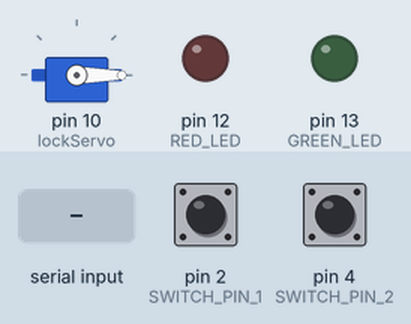
This sketch was run on a simulated Arduino Uno, built with avr-gcc and run on an emulated ATmega328P. On the bench: servo, output pins drawn as LEDs (lit = HIGH). The inputs (shaded band) are chosen by the test bench; at power-on: pin 2 (SWITCH_PIN_1) HIGH, pin 4 (SWITCH_PIN_2) HIGH.

Above: at 1.2 s.
1.3 s: "a" received over Serial
At 1.9 s:
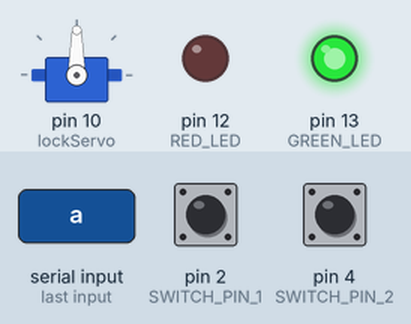
4.3 s: "b" received over Serial
At 5.4 s:
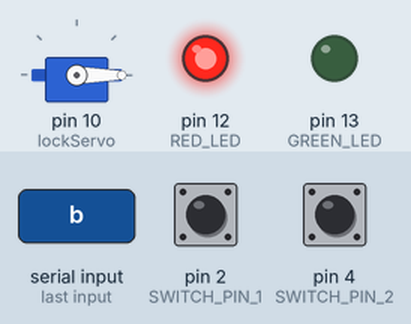
Timing chart, 0 to 8.0 s (numbered marks = the images above; inputs shaded):
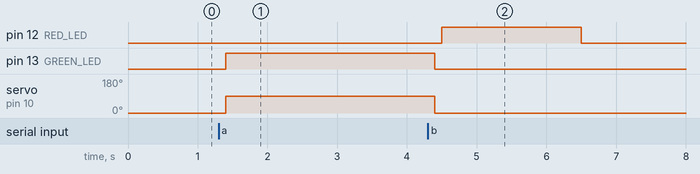

The sketch:

cod.ino
```cpp
#include <Servo.h>

#define GREEN_LED 13        // LED verde pe pinul 13
#define RED_LED 12          // LED roșu pe pinul 12
#define BUTTON_PIN 3        // Buton conectat la D7
#define SWITCH_PIN_1 2      // Pinul 2 pentru switch (prima poziție)
#define SWITCH_PIN_2 4      // Pinul 4 pentru switch (a doua poziție)

Servo lockServo;            // Obiect Servo pentru motorul servo
int lockOpenPosition = 90;  // Poziția deschisă a servo (90 de grade)
int lockClosePosition = 0;  // Poziția închisă a servo (0 grade)

char litera_p;              // Variabilă pentru a citi caracterele de la calculator

// Variabile pentru a păstra starea anterioară a switch-ului
bool prevSwitchOnPin1 = false;
bool prevSwitchOnPin2 = false;

void setup() {
  // Configurare pini LED-uri
  pinMode(GREEN_LED, OUTPUT);
  pinMode(RED_LED, OUTPUT);
  digitalWrite(GREEN_LED, LOW);
  digitalWrite(RED_LED, LOW);

  // Configurare buton
  pinMode(BUTTON_PIN, INPUT);

  // Configurare toggle switch
  pinMode(SWITCH_PIN_1, INPUT_PULLUP);
  pinMode(SWITCH_PIN_2, INPUT_PULLUP);

  // Configurare servo motor
  lockServo.attach(10); // Conectăm servo motorul la pinul digital D10
  lockServo.write(lockClosePosition); // Închidem servo-ul la început

  // Pornire comunicație serială
  Serial.begin(9600);
}

void loop() {
  // Verifică poziția switch-ului
  bool switchOnPin1 = !digitalRead(SWITCH_PIN_1); // LOW înseamnă activ pe pinul 2
  bool switchOnPin2 = !digitalRead(SWITCH_PIN_2); // LOW înseamnă activ pe pinul 4

  // Detectare schimbare poziție pentru pinul 1
  if (switchOnPin1 && !prevSwitchOnPin1) {
    Serial.println('c'); // Trimite doar o dată 'c'
    Serial.flush();      // Golește bufferul serial
  }
  prevSwitchOnPin1 = switchOnPin1; // Actualizare stare anterioară pentru pinul 1

  // Detectare schimbare poziție pentru pinul 2
  if (switchOnPin2 && !prevSwitchOnPin2) {
    Serial.println('q'); // Trimite doar o dată 'q'
    Serial.flush();      // Golește bufferul serial
  }
  prevSwitchOnPin2 = switchOnPin2; // Actualizare stare anterioară pentru pinul 2

  // Verifică butonul și trimite 'd' de fiecare dată când este apăsat
  if (switchOnPin1 && digitalRead(BUTTON_PIN) == LOW) {
    Serial.println('d'); // Trimite 'd' dacă butonul este apăsat
    Serial.flush();      // Golește bufferul serial
    delay(200);          // Mică întârziere pentru stabilitate
  }

  // Așteptăm răspunsul calculatorului
  if (Serial.available() >= 1) {
    litera_p = Serial.read();

    if (litera_p == 'a') {
      // Aprinde LED-ul verde
      digitalWrite(GREEN_LED, HIGH);

      // Activează servo-ul pentru a deschide "ușa"
      lockServo.write(lockOpenPosition);
      delay(3000); // Așteaptă 3 secunde

      // Închide "ușa"
      lockServo.write(lockClosePosition);

      // Stinge LED-ul verde
      digitalWrite(GREEN_LED, LOW);
    } else if (litera_p == 'b') {
      // Aprinde LED-ul roșu
      digitalWrite(RED_LED, HIGH);

      // Așteaptă 2 secunde
      delay(2000);

      // Stinge LED-ul roșu
      digitalWrite(RED_LED, LOW);
    }
    Serial.flush(); // Golește bufferul serial după procesarea caracterului
  }

  delay(100); // Mică întârziere pentru stabilitate
}
```

Measured:
- after the input at 1.3 s, pin 13 (GREEN_LED): LOW → HIGH after 0.10 s; servo on pin 10 (lockServo): 0° → 90° after 0.10 s
- after the input at 4.3 s, pin 12 (RED_LED): LOW → HIGH after 0.20 s, → LOW 2.0 s later
